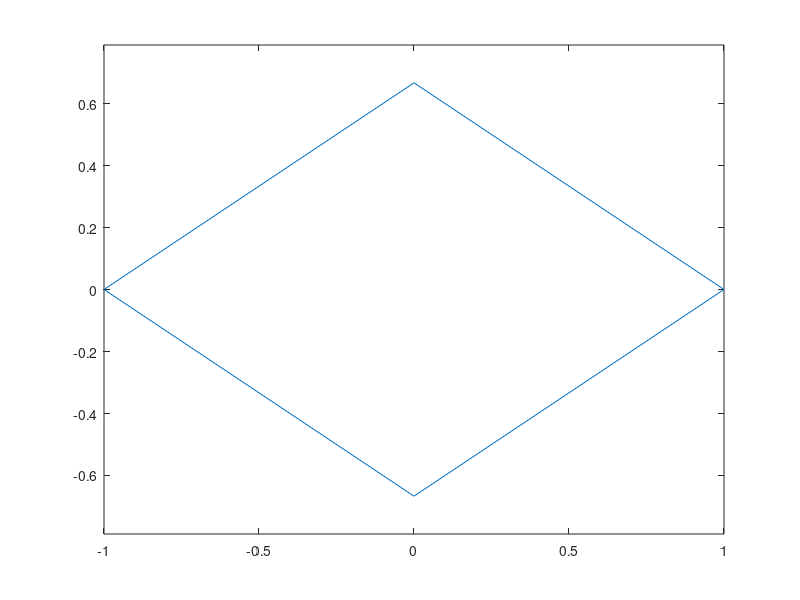

This figure's MATLAB source:
# elipse.m
#
# Copyright 2015 2016 2017 2018 by John Gambini
#
x = linspace(0, 2*pi, 5);
plot(cos(x), sin(x)/1.5);
axis equal;
